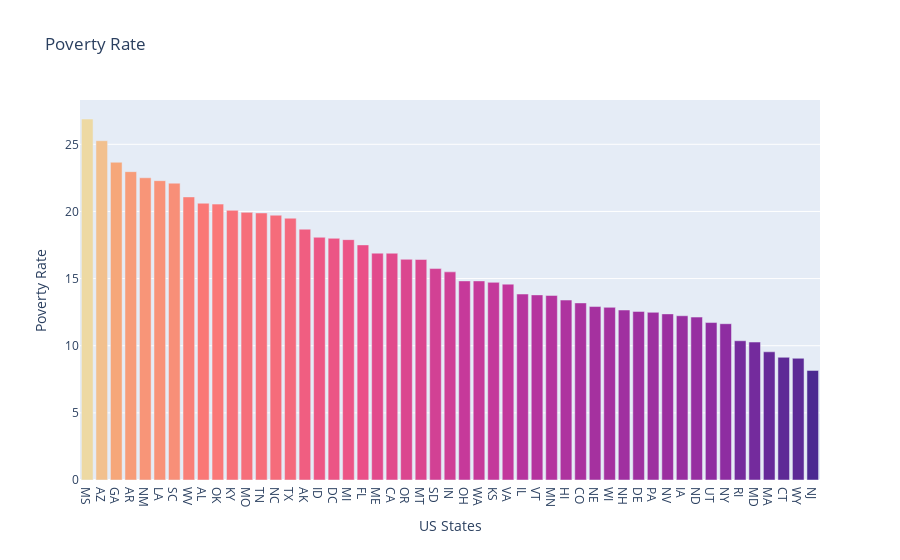

Here is the notebook cell this chart was saved with:
### Code cell
fig = px.bar(df_poverty, x="Geographic Area",  y='poverty_rate', title="Poverty Rate",color='poverty_rate', color_continuous_scale='Agsunset')
fig.update_layout(xaxis_title='US States',yaxis_title='Poverty Rate',coloraxis_showscale=False)
fig.update_xaxes(categoryorder='total descending')
fig.show()

### Figure 1 — Plotly figure (JSON) as saved in the notebook; plotly's stock layout.template omitted (floating-point values rounded to 4 significant figures)
{"data": [{"alignmentgroup": "True", "hovertemplate": "Geographic Area=%{x}<br>poverty_rate=%{marker.color}<extra></extra>", "legendgroup": "", "marker": {"color": [18.68, 20.61, 22.96, 25.27, 16.89, 13.19, 9.138, 18, 12.56, 17.51, 23.66, 13.4, 12.23, 18.08, 13.85, 15.5, 14.72, 20.08, 22.29, 9.546, 10.27, 16.89, 17.9, 13.75, 19.93, 26.88, 16.42, 19.72, 12.13, 12.92, 12.66, 8.161, 22.51, 12.37, 11.64, 14.83, 20.55, 16.44, 12.49, 10.37, 22.11, 15.75, 19.89, 19.5, 11.72, 14.59, 13.79, 14.83, 12.86, 21.08, 9.064], "coloraxis": "coloraxis", "pattern": {"shape": ""}}, "name": "", "offsetgroup": "", "orientation": "v", "showlegend": false, "textposition": "auto", "type": "bar", "x": ["AK", "AL", "AR", "AZ", "CA", "CO", "CT", "DC", "DE", "FL", "GA", "HI", "IA", "ID", "IL", "IN", "KS", "KY", "LA", "MA", "MD", "ME", "MI", "MN", "MO", "MS", "MT", "NC", "ND", "NE", "NH", "NJ", "NM", "NV", "NY", "OH", "OK", "OR", "PA", "RI", "SC", "SD", "TN", "TX", "UT", "VA", "VT", "WA", "WI", "WV", "WY"], "xaxis": "x", "y": [18.68, 20.61, 22.96, 25.27, 16.89, 13.19, 9.138, 18, 12.56, 17.51, 23.66, 13.4, 12.23, 18.08, 13.85, 15.5, 14.72, 20.08, 22.29, 9.546, 10.27, 16.89, 17.9, 13.75, 19.93, 26.88, 16.42, 19.72, 12.13, 12.92, 12.66, 8.161, 22.51, 12.37, 11.64, 14.83, 20.55, 16.44, 12.49, 10.37, 22.11, 15.75, 19.89, 19.5, 11.72, 14.59, 13.79, 14.83, 12.86, 21.08, 9.064], "yaxis": "y"}], "layout": {"barmode": "relative", "coloraxis": {"colorbar": {"title": {"text": "poverty_rate"}}, "colorscale": [[0, "rgb(75, 41, 145)"], [0.1667, "rgb(135, 44, 162)"], [0.3333, "rgb(192, 54, 157)"], [0.5, "rgb(234, 79, 136)"], [0.6667, "rgb(250, 120, 118)"], [0.8333, "rgb(246, 169, 122)"], [1, "rgb(237, 217, 163)"]], "showscale": false}, "legend": {"tracegroupgap": 0}, "title": {"text": "Poverty Rate"}, "xaxis": {"anchor": "y", "categoryorder": "total descending", "domain": [0, 1], "title": {"text": "US States"}}, "yaxis": {"anchor": "x", "domain": [0, 1], "title": {"text": "Poverty Rate"}}}}
